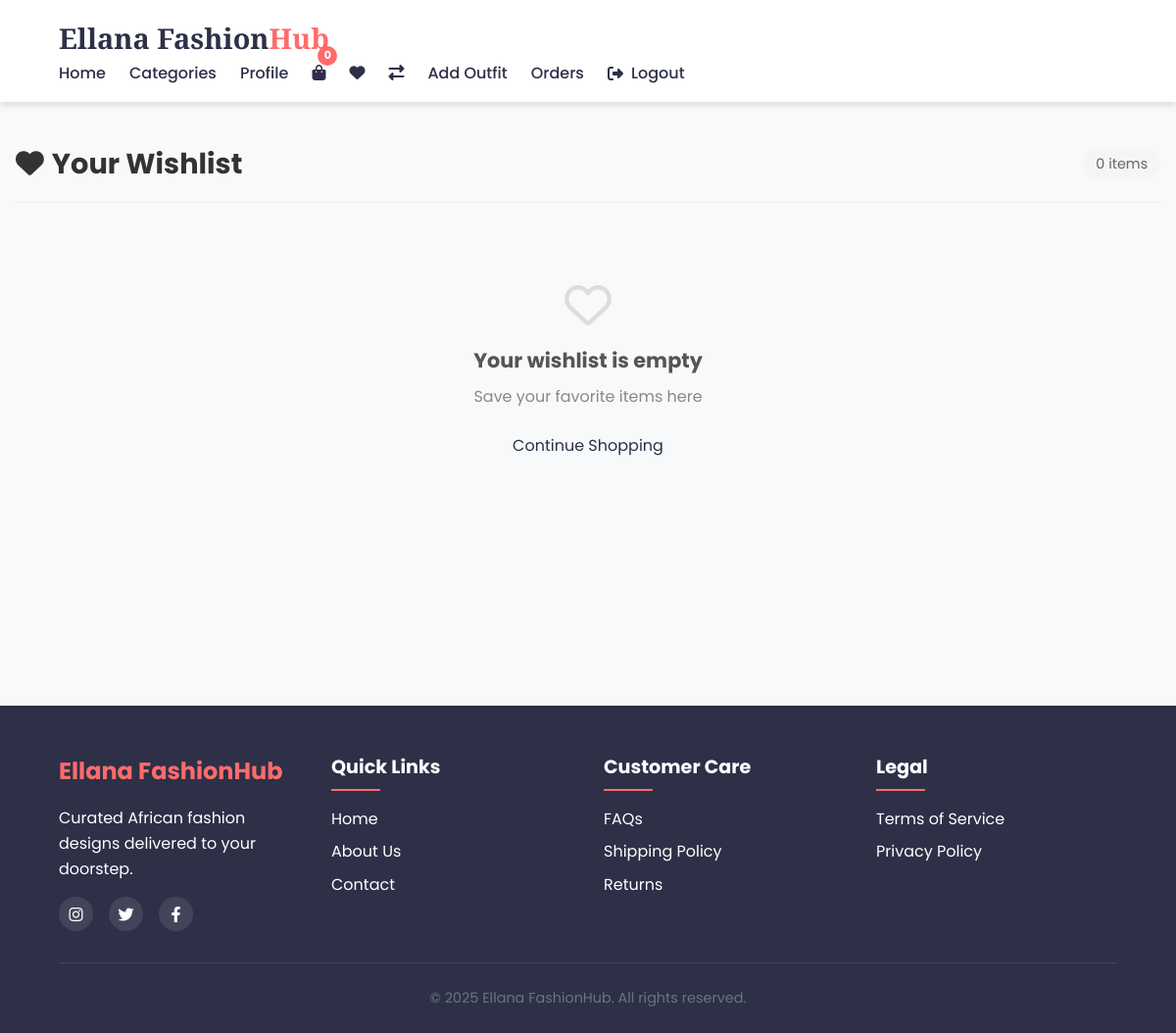
/wishlist/ (signed in), run on an earlier commit of the app's database.
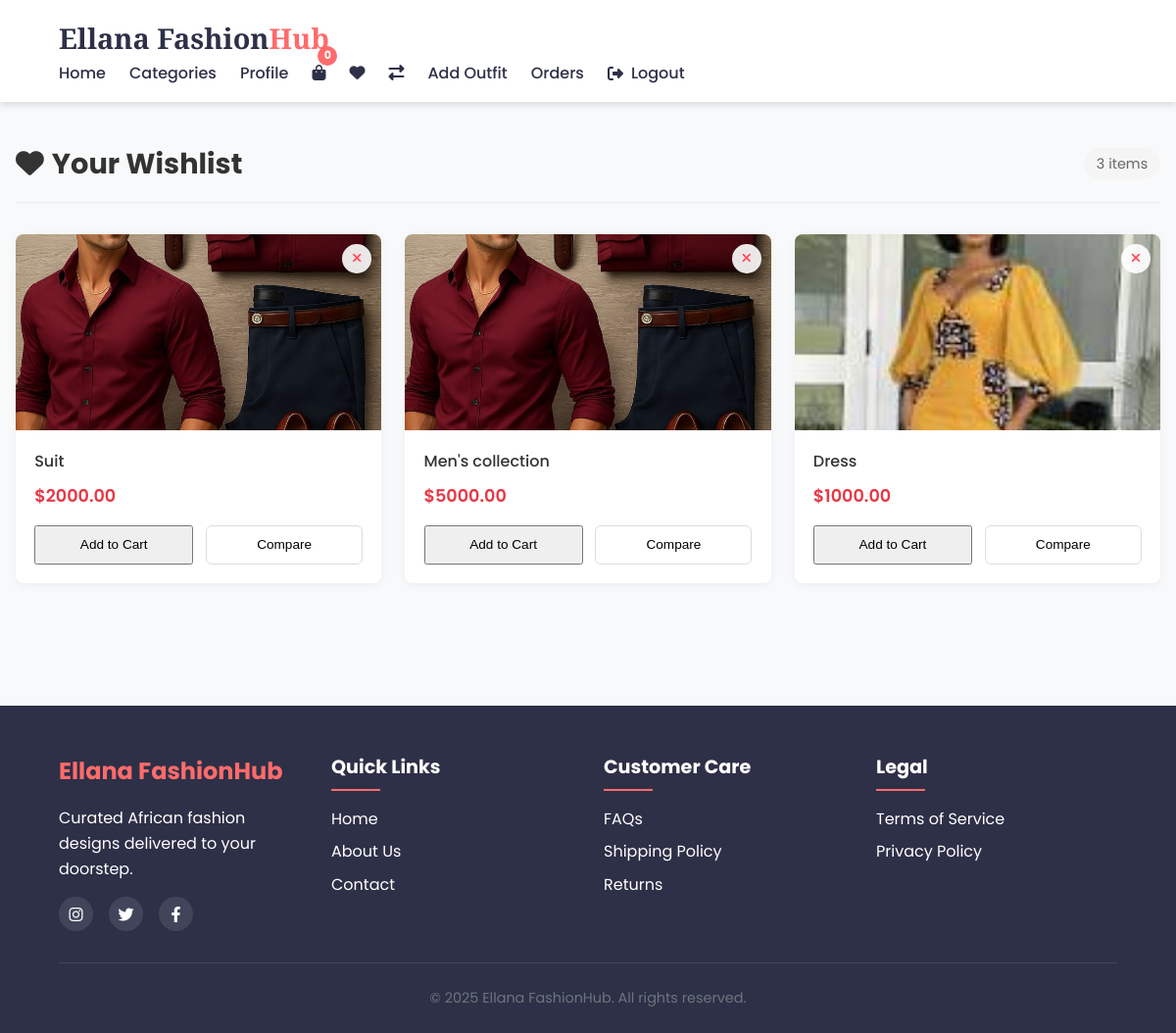
And on a later commit of the database.
### core/models.py (models this page shows, shortened)
class Wishlist(models.Model):
    user = models.ForeignKey(settings.AUTH_USER_MODEL, on_delete=models.CASCADE)
    outfit = models.ForeignKey('Outfit', on_delete=models.CASCADE)
    added_at = models.DateTimeField(auto_now_add=True)
    class Meta:
        unique_together = ('user', 'outfit')  # Prevents duplicates
        verbose_name = "Wishlist Item"
        verbose_name_plural = "Wishlist Items"

class Outfit(models.Model):
    name = models.CharField(max_length=200)
    description = models.TextField(blank=True)
    price = models.DecimalField(max_digits=10, decimal_places=2, default=0)
    category = models.ForeignKey(Category, on_delete=models.SET_NULL, null=True, blank=True)
    designer = models.ForeignKey(Profile, on_delete=models.SET_NULL, null=True, related_name='outfits')
    created_at = models.DateTimeField(auto_now_add=True)
    updated_at = models.DateTimeField(auto_now=True)
    image = models.ImageField(upload_to='outfits/', null=True, blank=True)
    is_active = models.BooleanField(default=True)

### core/views.py (the view)
# urls.py: path('wishlist/', views.Wishlist_page, name='wishlist'),
def Wishlist_page(request):
    items = Wishlist.objects.filter(user=request.user)
    return render(request, 'core/wishlist.html', {'wishlist_items': items})

### core/templates/core/wishlist.html
{% extends 'core/base.html' %}
{% load static %}
{% block content %}
<div class="wishlist-page">
    <div class="wishlist-header">
        <h1><i class="fas fa-heart"></i> Your Wishlist</h1>
        <span class="item-count">{{ wishlist_items.count }} items</span>
    </div>
    <div class="wishlist-items-container">
        {% if wishlist_items %}
        <div class="wishlist-grid">
            {% for item in wishlist_items %}
            <div class="wishlist-item" data-item-id="{{ item.outfit.id }}">
                <div class="item-image">
                    <img src="{{ item.outfit.image.url }}" alt="{{ item.outfit.name }}">
                    <button class="remove-wishlist" data-outfit-id="{{ item.outfit.id }}">
                        <i class="fas fa-times"></i>
                    </button>
                </div>
                <div class="item-details">
                    <h3 class="item-name">{{ item.outfit.name }}</h3>
                    <p class="item-price">${{ item.outfit.price }}</p>
                    <div class="item-actions">
                        <button class="btn add-to-cart" data-outfit-id="{{ item.outfit.id }}">Add to Cart</button>
                        <button class="btn compare-btn" data-outfit-id="{{ item.outfit.id }}">Compare</button>
                    </div>
                </div>
            </div>
            {% endfor %}
        </div>
        {% else %}
        <div class="empty-wishlist">
            <i class="far fa-heart"></i>
            <h3>Your wishlist is empty</h3>
            <p>Save your favorite items here</p>
            <a href="{% url 'shop' %}" class="btn primary-btn">Continue Shopping</a>
        </div>
        {% endif %}
    </div>
</div>
{% endblock %}

### core/templates/core/base.html (shortened to what this page needs)
{% load static %}
<!DOCTYPE html>
<html lang="en">
<head>
  <link rel="stylesheet" href="{% static 'css/style.css' %}">
  <link rel="stylesheet" href="https://cdnjs.cloudflare.com/ajax/libs/font-awesome/6.4.0/css/all.min.css">
</head>
<body>
  <header class="main-header">
    <div class="container">
      <div class="logo">
        <a href="{% url 'outfit_list' %}">Ellana Fashion<span>Hub</span></a>
      </div>
      <nav class="main-nav">
        <ul class="nav-list">
          <li><a href="{% url 'outfit_list' %}" class="nav-link">Home</a></li>
          <li><a href="{% url 'category_list' %}" class="nav-link">Categories</a></li>
          {% if user.is_authenticated %}
            <li><a href="{% url 'profile' %}" class="nav-link">Profile</a></li>
            <li class="cart-link">
              <a href="{% url 'view_cart' %}" class="nav-link">
                <i class="fas fa-shopping-bag"></i>
                <span class="cart-count">
                  {% with cart=request.session.cart %}
                    {{ cart.values|length|default:"0" }}
                  {% endwith %}
                </span>
              </a>
            </li>
            <li>
              <a href="{% url 'wishlist' %}" class="view-wishlist">
                <i class="fas fa-heart"></i></a>
          </li>
          <li><a href="{% url 'compare' %}" class="view-compare">
            <i class="fas fa-exchange-alt"></i></a></li>
            {% if user.is_superuser %}
              <li><a href="{% url 'add_outfit' %}" class="nav-link">Add Outfit</a></li>
              <li><a href="{% url 'order_history' %}" class="nav-link">Orders</a></li>
            {% endif %}
            <li>
              <form method="POST" action="{% url 'logout' %}" class="logout-form">
                <button type="submit" class="logout-btn">
                  <i class="fas fa-sign-out-alt"></i> Logout
                </button>
              </form>
            </li>
          {% else %}
            <li><a href="{% url 'login' %}" class="nav-link">Login</a></li>
            <li><a href="{% url 'signup' %}" class="nav-link signup-btn">Sign Up</a></li>
          {% endif %}
        </ul>
      </nav>
    </div>
  </header>
  <main class="main-content">
    {% block content %}{% endblock %}
  </main>
  <footer class="main-footer">
    <div class="container">
      <div class="footer-grid">
        <div class="footer-col">
          <h3>Ellana FashionHub</h3>
          <p>Curated African fashion designs delivered to your doorstep.</p>
          <div class="social-links">
            <a href="#"><i class="fab fa-instagram"></i></a>
            <a href="#"><i class="fab fa-twitter"></i></a>
            <a href="#"><i class="fab fa-facebook-f"></i></a>
          </div>
        </div>
        <div class="footer-col">
          <h4>Quick Links</h4>
          <ul>
            <li><a href="{% url 'outfit_list' %}">Home</a></li>
            <li><a href="#">About Us</a></li>
            <li><a href="#">Contact</a></li>
          </ul>
        </div>
        <div class="footer-col">
          <h4>Customer Care</h4>
          <ul>
            <li><a href="#">FAQs</a></li>
            <li><a href="#">Shipping Policy</a></li>
            <li><a href="#">Returns</a></li>
          </ul>
        </div>
        <div class="footer-col">
          <h4>Legal</h4>
          <ul>
            <li><a href="#">Terms of Service</a></li>
            <li><a href="#">Privacy Policy</a></li>
          </ul>
        </div>
      </div>
      <div class="copyright">
        <p>&copy; {% now "Y" %} Ellana FashionHub. All rights reserved.</p>
      </div>
    </div>
  </footer>
</body>
</html>

What changed in the data, as far as the page shows it:
added Wishlist: outfit.image (picture), outfit.name "Suit", outfit.price "2000.00"
added Wishlist: outfit.image (picture), outfit.name "Men's collection", outfit.price "5000.00"
added Wishlist: outfit.image (picture), outfit.name "Dress", outfit.price "1000.00"
Also different on the page:
{{ wishlist_items.count }}: "0" → "3"
text no longer shown: "Your wishlist is empty Save your favorite items here Continue Shopping"
